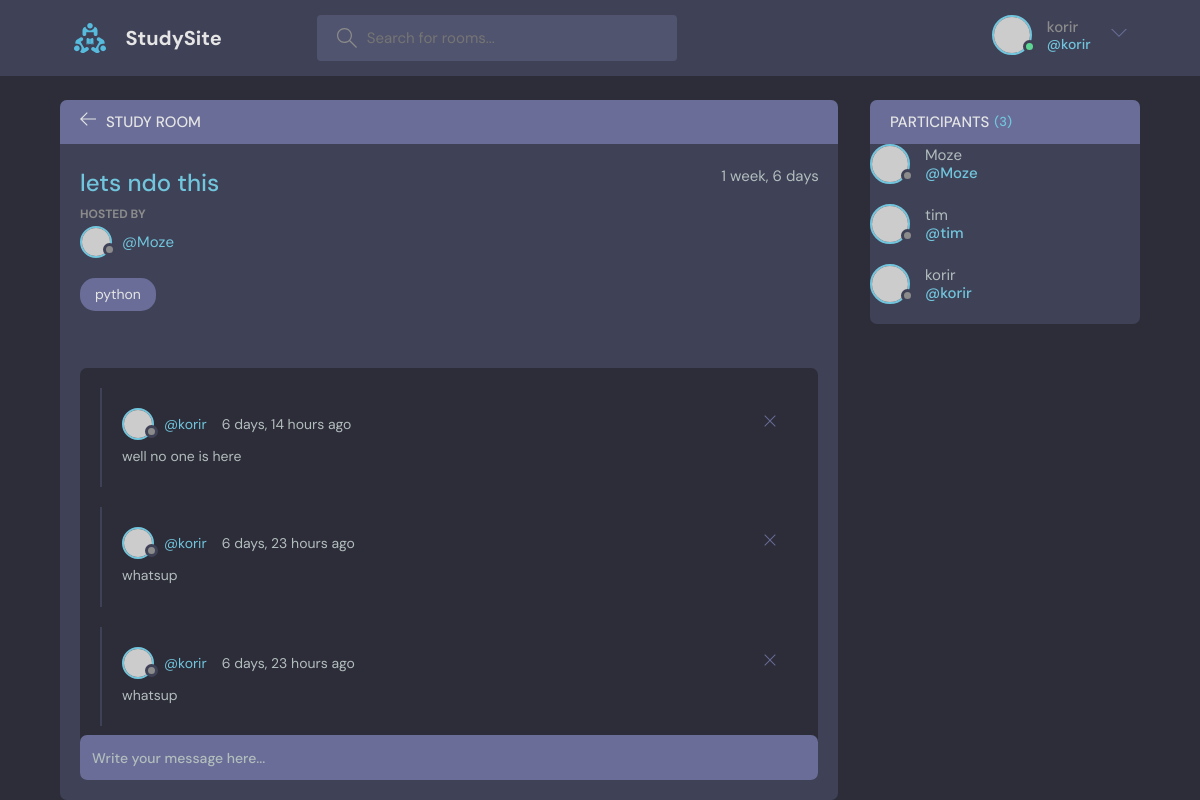
The page /room/4/ (signed in) on the database its author committed.
### base/models.py (models this page shows, shortened)
class Room(models.Model):
    host =models.ForeignKey(User,on_delete=models.CASCADE)
    topic =models.ForeignKey(Topic,on_delete=models.SET_NULL,null=True)
    name = models.CharField(max_length=200)
    description = models.TextField(null=True,blank=True)
    participants = models.ManyToManyField(User,related_name='participants',blank=True)
    updated = models.DateTimeField(auto_now=True)
    created = models.DateTimeField(auto_now_add=True)
    class Meta:
        ordering = ['-updated','-created']

class Topic(models.Model):
    name = models.CharField(max_length=200)
    def __str__(self):
        return self.name

class Message(models.Model):
    user = models.ForeignKey(User,on_delete=models.CASCADE)
    room = models.ForeignKey(Room, on_delete=models.CASCADE)
    body = models.TextField()
    updated = models.DateTimeField(auto_now=True)
    created = models.DateTimeField(auto_now_add=True)
    class Meta:
        ordering = ['-updated','-created']

### base/views.py (the view, shortened to what this page needs)
# urls.py: path('room/<str:pk>/',views.room,name="room"),
def room(request,pk):
    room = Room.objects.get(id=pk)
    room_messages = room.message_set.all()
    participants = room.participants.all()
    context = {'room':room,'room_messages':room_messages,'participants':participants}
    return render(request,'base/room.html',context)

### base/templates/base/room.html (shortened to what this page needs)
{% extends 'main.html' %}
{% block content %}
    <main class="profile-page layout layout--2">
      <div class="container">
        <div class="room">
          <div class="room__top">
            <div class="room__topLeft">
              <a href="{% url 'home' %}">
                <svg version="1.1" xmlns="http://www.w3.org/2000/svg" width="32" height="32" viewBox="0 0 32 32">
                  <title>arrow-left</title>
                  <path
                    d="M13.723 2.286l-13.723 13.714 13.719 13.714 1.616-1.611-10.96-10.96h27.625v-2.286h-27.625l10.965-10.965-1.616-1.607z"
                  ></path>
                </svg>
              </a>
              <h3>Study Room</h3>
            </div>
          </div>
          <div class="room__box scroll">
            <div class="room__header scroll">
              <div class="room__info">
                <h3>{{room.name}}</h3>
                <span>{{room.created|timesince}}</span>
              </div>
              <div class="room__hosted">
                <p>Hosted By</p>
                <a href="{% url 'user-profile' room.host.id %}" class="room__author">
                  <div class="avatar avatar--small">
                    <img src="https://randomuser.me/api/portraits/men/37.jpg" />
                  </div>
                  <span>@{{room.host.username}}</span>
                </a>
              </div>
              <span class="room__topics">{{room.topic}}</span>
            </div>
            <div class="room__conversation">
              <div class="threads scroll">
                {% for message in room_messages %}
                <div class="thread">
                  <div class="thread__top">
                    <div class="thread__author">
                      <a href="{% url 'user-profile' message.user.id " class="thread__authorInfo">
                        <div class="avatar avatar--small">
                          <img src="https://randomuser.me/api/portraits/men/37.jpg" />
                        </div>
                        <span>@{{message.user.username}}</span>
                      </a>
                      <span class="thread__date">{{message.created|timesince}} ago</span>
                    </div>
                    {% if request.user == message.user %}
                    <a href="{% url 'delete-message' message.id %}">
                    <div class="thread__delete">
                      <svg version="1.1" xmlns="http://www.w3.org/2000/svg" width="32" height="32" viewBox="0 0 32 32">
                        <title>remove</title>
                        <path
                          d="M27.314 6.019l-1.333-1.333-9.98 9.981-9.981-9.981-1.333 1.333 9.981 9.981-9.981 9.98 1.333 1.333 9.981-9.98 9.98 9.98 1.333-1.333-9.98-9.98 9.98-9.981z"
                        ></path>
                      </svg>
                    </div>
                  </a>
                  </div>
                  <div class="thread__details">
                    {{message.body}}
                  </div>
                </div>
                {% endfor %}
              </div>
            </div>
          </div>
          <div class="room__message">
            <form action="#"><input name="" placeholder="Write your message here..." /></form>
          </div>
        </div>
        <div class="participants">
          <h3 class="participants__top">Participants <span>({{participants.count}})</span></h3>
          {% for user in participants %}
            <a href="{% url 'user-profile' user.id %}" class="participant">
              <div class="avatar avatar--medium">
                <img src="https://randomuser.me/api/portraits/men/37.jpg" />
              </div>
              <p>
               {{user.username}}
                <span>@{{user.username}}</span>
              </p>
            </a>
            {% endfor %}
          </div>
        </div>
    </main>
{% endblock %}

### templates/navbar.html (shortened to what this page needs)
{% load static %}
<header class="header header--loggedIn">
    <div class="container">
      <a href="{% url 'home' %}" class="header__logo">
        <img src="{% static 'images/logo.svg' %}" />
        <h1>StudySite</h1>
      </a>
      <form class="header__search" method="GET" action="{% url 'home'%}">
        <label>
          <input  name="q" placeholder="Search for rooms..." />
        </label>
      </form>
      <nav class="header__menu">
{% if user.is_authenticated %}
<div class="header__user">
    <a href="profile.html">
      <div class="avatar avatar--medium active">
        <img src="https://randomuser.me/api/portraits/men/37.jpg" />
      </div>
      <p>{{request.user.username}} <span>@{{request.user.username}}</span></p>
    </a>
    <button class="dropdown-button">
      <svg version="1.1" xmlns="http://www.w3.org/2000/svg" width="32" height="32" viewBox="0 0 32 32">
        <title>chevron-down</title>
        <path d="M16 21l-13-13h-3l16 16 16-16h-3l-13 13z"></path>
      </svg>
    </button>
  </div>
{% endif %}
</nav>
</div>
</header>

### rows shown on the page
Room: name "lets ndo this", created "1 week, 6 days", host.username "Moze", topic "python"
Message: user.username "korir", created "6 days, 14 hours", body "well no one is here"
Message: user.username "korir", created "6 days, 23 hours", body "whatsup"
Message: user.username "korir", created "6 days, 23 hours", body "whatsup"

### other values the page prints
{{ request.user.username }} "korir"
{{ participants.count }} "3"
{{ user.username }} "Moze"
{{ user.username }} "tim"
{{ user.username }} "korir"
